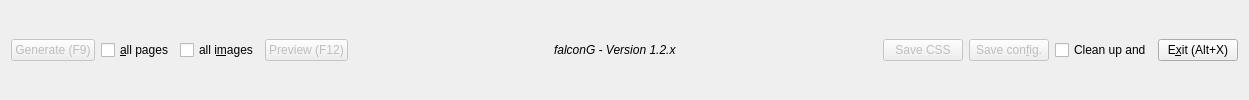
     <widget class="QWidget" name="pnlButtons" native="true">
      <property name="sizePolicy">
       <sizepolicy hsizetype="Preferred" vsizetype="Fixed">
        <horstretch>0</horstretch>
        <verstretch>0</verstretch>
       </sizepolicy>
      </property>
      <property name="minimumSize">
       <size>
        <width>0</width>
        <height>41</height>
       </size>
      </property>
      <layout class="QHBoxLayout" name="horizontalLayout_5">
       <item>
        <widget class="QPushButton" name="btnGenerate">
         <property name="enabled">
          <bool>false</bool>
         </property>
         <property name="text">
          <string>Generate (F9)</string>
         </property>
         <property name="shortcut">
          <string>F9</string>
         </property>
        </widget>
       </item>
       <item>
        <widget class="QCheckBox" name="chkGenerateAllPages">
         <property name="toolTip">
          <string>&lt;html&gt;&lt;head/&gt;&lt;body&gt;&lt;p&gt;Re-generate all images and albums, regardless if they were already OK.&lt;/p&gt;&lt;p&gt;For images generated again the upload date will change to&lt;/p&gt;&lt;p&gt;today's date! This will change the list of the  latest uploads!&lt;/p&gt;&lt;/body&gt;&lt;/html&gt;</string>
         </property>
         <property name="text">
          <string>&amp;all pages</string>
         </property>
        </widget>
       </item>
       <item>
        <widget class="QCheckBox" name="chkRegenAllImages">
         <property name="text">
          <string>all i&amp;mages</string>
         </property>
        </widget>
       </item>
       <item>
        <widget class="QPushButton" name="btnPreview">
         <property name="enabled">
          <bool>false</bool>
         </property>
         <property name="text">
          <string>Preview (F12)</string>
         </property>
         <property name="shortcut">
          <string>F12</string>
         </property>
        </widget>
       </item>
       <item>
        <spacer name="horizontalSpacer_4">
         <property name="orientation">
          <enum>Qt::Horizontal</enum>
         </property>
         <property name="sizeHint" stdset="0">
          <size>
           <width>200</width>
           <height>20</height>
          </size>
         </property>
        </spacer>
       </item>
       <item>
        <widget class="QLabel" name="lblVersion">
         <property name="font">
          <font>
           <family>Arial</family>
           <italic>true</italic>
          </font>
         </property>
         <property name="text">
          <string>falconG - Version 1.2.x</string>
         </property>
        </widget>
       </item>
       <item>
        <spacer name="horizontalSpacer_20">
         <property name="orientation">
          <enum>Qt::Horizontal</enum>
         </property>
         <property name="sizeHint" stdset="0">
          <size>
           <width>200</width>
           <height>20</height>
          </size>
         </property>
        </spacer>
       </item>
       <item>
        <widget class="QPushButton" name="btnSaveStyleSheet">
         <property name="enabled">
          <bool>false</bool>
         </property>
         <property name="text">
          <string>Save CSS</string>
         </property>
        </widget>
       </item>
       <item>
        <widget class="QPushButton" name="btnSaveConfig">
         <property name="enabled">
          <bool>false</bool>
         </property>
         <property name="text">
          <string>Save con&amp;fig.</string>
         </property>
         <property name="shortcut">
          <string>Ctrl+S</string>
         </property>
        </widget>
       </item>
       <item>
        <widget class="QCheckBox" name="chkCleanUp">
         <property name="toolTip">
          <string>&lt;html&gt;&lt;head/&gt;&lt;body&gt;&lt;p&gt;Removes helper files created in &lt;/p&gt;&lt;p&gt;program directory (html,css,js,...)&lt;/p&gt;&lt;/body&gt;&lt;/html&gt;</string>
         </property>
         <property name="text">
          <string>Clean up and</string>
         </property>
        </widget>
       </item>
       <item>
        <widget class="QPushButton" name="btnExit">
         <property name="text">
          <string>E&amp;xit (Alt+X)</string>
         </property>
         <property name="shortcut">
          <string>Alt+X</string>
         </property>
        </widget>
       </item>
      </layout>
     </widget>
